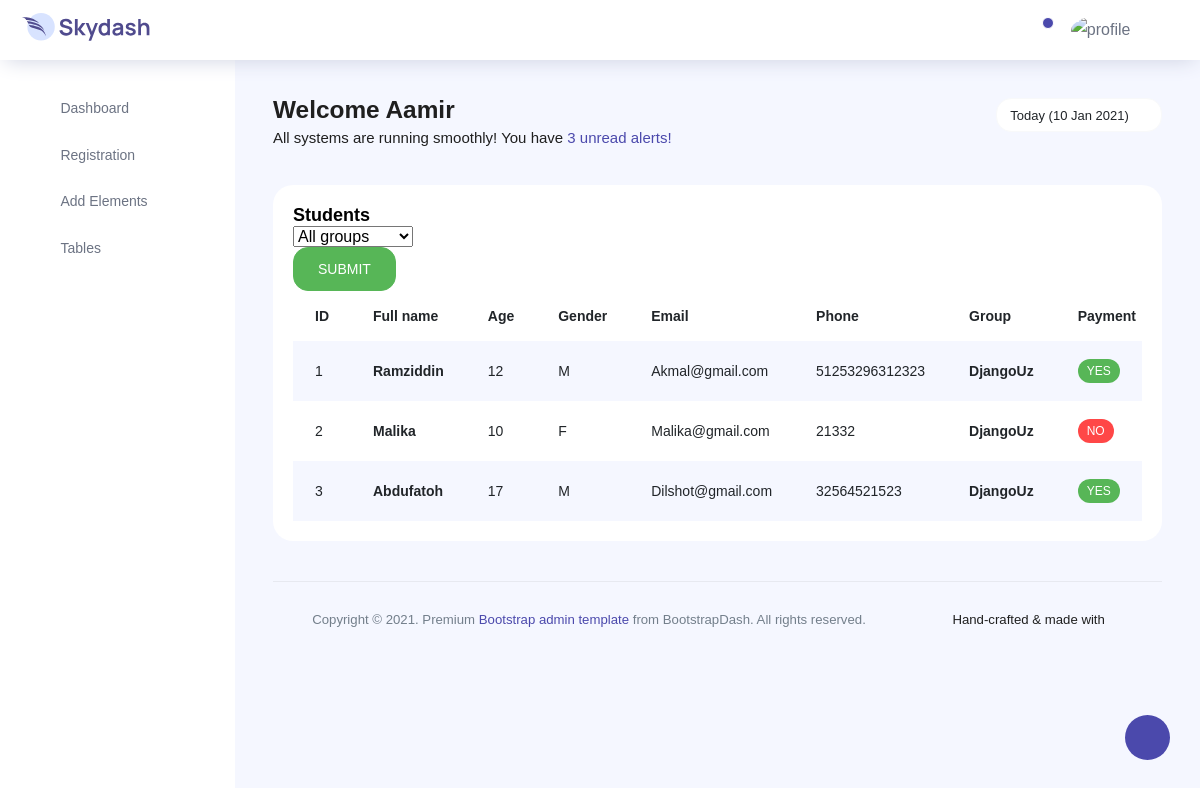
The app's page /students_table with its own data.
### dashboardapp/models.py (models this page shows, shortened)
class Student(models.Model):
    GENDER_CHOICE = [
        ("M", "M"),
        ("F", "F"),
    ]
    PAYMENT_CHOICE = [
        ("NO", "NO"),
        ("YES", "YES"),
    ]
    fullname = models.CharField(max_length=90)
    age = models.PositiveIntegerField()
    gender = models.CharField(max_length=1, choices=GENDER_CHOICE, default="M")
    email = models.EmailField()
    phone = models.PositiveIntegerField()
    course = models.ForeignKey(Course, on_delete=SET_NULL, null=True, blank=True)
    payment = models.CharField(max_length=4, choices=PAYMENT_CHOICE, default="NO")

class Course(models.Model):
    SPES_CHOICE = [
        ("HTML", "HTML"),
        ("JS", "JS"),
        ("PYTHON", "PYTHON"),
        ("REACT", "REACT"),
        ("DJANGO", "DJANGO"),
    ]
    STATUS_CHOICE = [
        ("NO", "NO"),
        ("FULL", "FULL"),
        ("PART", "PART"),
    ]
    name = models.CharField(max_length=50)
    spes = models.CharField(max_length=7, choices=SPES_CHOICE, default="HTML")
    mentor = models.ForeignKey(Mentor, on_delete=SET_NULL, null=True, blank=True)
    student_qty = models.PositiveIntegerField(blank=True, null=True)
    start = models.DateField(blank=True, null=True)
    finish = models.DateField(blank=True, null=True)
    price = models.PositiveIntegerField(blank=True, null=True)
    status = models.CharField(max_length=5, choices=STATUS_CHOICE, default="NO")
    def __str__(self):
        return self.name

### dashboardapp/views.py (the view)
# urls.py: path('students_table', views.students_table, name="students_table"),
def students_table(request):
    students = Student.objects.all()[::-1]
    courses = Course.objects.all()
    if request.method == 'POST' and request.POST.get('course_id'):
        students = Student.objects.filter(course=request.POST.get('course_id'))
    else:
        students = Student.objects.all()
    context = {
        'students': students,
        'courses': courses,
    }
    return render(request, "dashboardapp/students_table.html", context)

### dashboardapp/templates/dashboardapp/students_table.html (shortened to what this page needs)
{% extends "dashboardapp/base.html" %}
{% load static %}
{% block content %}
<div class="row">
    <div class="col-md-12 grid-margin stretch-card">
      <div class="card">
        <div class="card-body">
          <p class="card-title mb-0">Students</p>
          <div class="table-responsive">
            <form action="" method="POST">
              <div>
                  <select name="course_id" id="">
                    <option value="{{ course }}">All groups</option>
                  </select>
              </div>
              <button class="btn btn-success" type="submit">SUBMIT</button>
              </form>
            <table class="table table-striped table-borderless">
              <thead>
                <tr>
                  <th>ID</th>
                  <th>Full name</th>
                  <th>Age</th>
                  <th>Gender</th>
                  <th>Email</th>
                  <th>Phone</th>
                  <th>Group</th>
                  <th>Payment</th>
                </tr>
              </thead>
              <tbody>
              {% for student in students %}
                <tr>
                  <td>{{ student.id }}</td>
                  <td class="font-weight-bold">{{ student.fullname }}</td>
                  <td>{{ student.age }}</td>
                  <td>{{ student.gender }}</td>
                  <td>{{ student.email }}</td>
                  <td>{{ student.phone }}</td>
                  <td class="font-weight-bold">{{ student.course }}</td>
                  {% if student.payment == "YES" %}
                    <td class="font-weight-medium"><div class="badge badge-success">{{ student.payment }}</div></td>
                  {% else %}
                    <td class="font-weight-medium"><div class="badge badge-danger">{{ student.payment }}</div></td>
                  {% endif %}
                </tr>
              {% endfor %}
              </tbody>
            </table>
          </div>
        </div>
      </div>
    </div>
  </div>
{% endblock %}

### dashboardapp/templates/dashboardapp/base.html (shortened to what this page needs)
<!DOCTYPE html>
<html lang="en">
{% load static %}
<head>
  <link rel="stylesheet" href="{% static 'vendors/feather/feather.css' %}">
  <link rel="stylesheet" href="{% static 'vendors/ti-icons/css/themify-icons.css' %}">
  <link rel="stylesheet" href="{% static 'vendors/css/vendor.bundle.base.css' %}">
  <link rel="stylesheet" href="{% static 'vendors/datatables.net-bs4/dataTables.bootstrap4.css' %}">
  <link rel="stylesheet" href="{% static 'vendors/ti-icons/css/themify-icons.css' %}">
  <link rel="stylesheet" type="{% static 'text/css" href="js/select.dataTables.min.css' %}">
  <link rel="stylesheet" href="{% static 'css/vertical-layout-light/style.css' %}">
</head>
<body>
  <div class="container-scroller">
    <nav class="navbar col-lg-12 col-12 p-0 fixed-top d-flex flex-row">
      <div class="text-center navbar-brand-wrapper d-flex align-items-center justify-content-center">
        <a class="navbar-brand brand-logo mr-5" href="index.html"><img src="{% static 'images/logo.svg' %}" class="mr-2" alt="logo"/></a>
      </div>
      <div class="navbar-menu-wrapper d-flex align-items-center justify-content-end">
        <button class="navbar-toggler navbar-toggler align-self-center" type="button" data-toggle="minimize">
          <span class="icon-menu"></span>
        </button>
        <ul class="navbar-nav navbar-nav-right">
          <li class="nav-item dropdown">
            <a class="nav-link count-indicator dropdown-toggle" id="notificationDropdown" href="#" data-toggle="dropdown">
              <i class="icon-bell mx-0"></i>
              <span class="count"></span>
            </a>
          </li>
          <li class="nav-item nav-profile dropdown">
            <a class="nav-link dropdown-toggle" href="#" data-toggle="dropdown" id="profileDropdown">
              <img src="{% static 'images/faces/face28.jpg' %}" alt="profile"/>
            </a>
          </li>
          <li class="nav-item nav-settings d-none d-lg-flex">
            <a class="nav-link" href="#">
              <i class="icon-ellipsis"></i>
            </a>
          </li>
        </ul>
      </div>
    </nav>
    <div class="container-fluid page-body-wrapper">
      <div class="theme-setting-wrapper">
        <div id="settings-trigger"><i class="ti-settings"></i></div>
      </div>
      <nav class="sidebar sidebar-offcanvas" id="sidebar">
        <ul class="nav">
          <li class="nav-item">
            <a class="nav-link" href="{% url 'dashboard' %}">
              <i class="icon-grid menu-icon"></i>
              <span class="menu-title">Dashboard</span>
            </a>
          </li>
          <li class="nav-item">
            <a class="nav-link" data-toggle="collapse" href="#auth" aria-expanded="false" aria-controls="auth">
              <i class="icon-head menu-icon"></i>
              <span class="menu-title">Registration</span>
              <i class="menu-arrow"></i>
            </a>
          </li>
          <li class="nav-item">
            <a class="nav-link" data-toggle="collapse" href="#ui-basic" aria-expanded="false" aria-controls="ui-basic">
              <i class="icon-layout menu-icon"></i>
              <span class="menu-title">Add Elements</span>
              <i class="menu-arrow"></i>
            </a>
          </li>
          <li class="nav-item">
            <a class="nav-link" data-toggle="collapse" href="#tables" aria-expanded="false" aria-controls="tables">
              <i class="icon-grid-2 menu-icon"></i>
              <span class="menu-title">Tables</span>
              <i class="menu-arrow"></i>
            </a>
          </li>
        </ul>
      </nav>
      <div class="main-panel">
        <div class="content-wrapper">
          <div class="row">
            <div class="col-md-12 grid-margin">
              <div class="row">
                <div class="col-12 col-xl-8 mb-4 mb-xl-0">
                  <h3 class="font-weight-bold">Welcome Aamir</h3>
                  <h6 class="font-weight-normal mb-0">All systems are running smoothly! You have <span class="text-primary">3 unread alerts!</span></h6>
                </div>
                <div class="col-12 col-xl-4">
                 <div class="justify-content-end d-flex">
                  <div class="dropdown flex-md-grow-1 flex-xl-grow-0">
                    <button class="btn btn-sm btn-light bg-white dropdown-toggle" type="button" id="dropdownMenuDate2" data-toggle="dropdown" aria-haspopup="true" aria-expanded="true">
                      Today (10 Jan 2021)
                    </button>
                  </div>
                 </div>
                </div>
              </div>
            </div>
          </div>
          {% block content %}
          {% endblock %}
        <footer class="footer">
            <div class="d-sm-flex justify-content-center justify-content-sm-between">
            <span class="text-muted text-center text-sm-left d-block d-sm-inline-block">Copyright © 2021.  Premium <a href="https://www.bootstrapdash.com/" target="_blank">Bootstrap admin template</a> from BootstrapDash. All rights reserved.</span>
            <span class="float-none float-sm-right d-block mt-1 mt-sm-0 text-center">Hand-crafted & made with <i class="ti-heart text-danger ml-1"></i></span>
            </div>
        </footer>
        </div>
      </div>
    </div>
  </div>
</body>
</html>

### records on screen
Student: id "1", fullname "Ramziddin", age "12", gender "M", email "Akmal@gmail.com", phone "51253296312323", course "DjangoUz", payment "YES"
Student: id "2", fullname "Malika", age "10", gender "F", email "Malika@gmail.com", phone "21332", course "DjangoUz", payment "NO"
Student: id "3", fullname "Abdufatoh", age "17", gender "M", email "Dilshot@gmail.com", phone "32564521523", course "DjangoUz", payment "YES"
